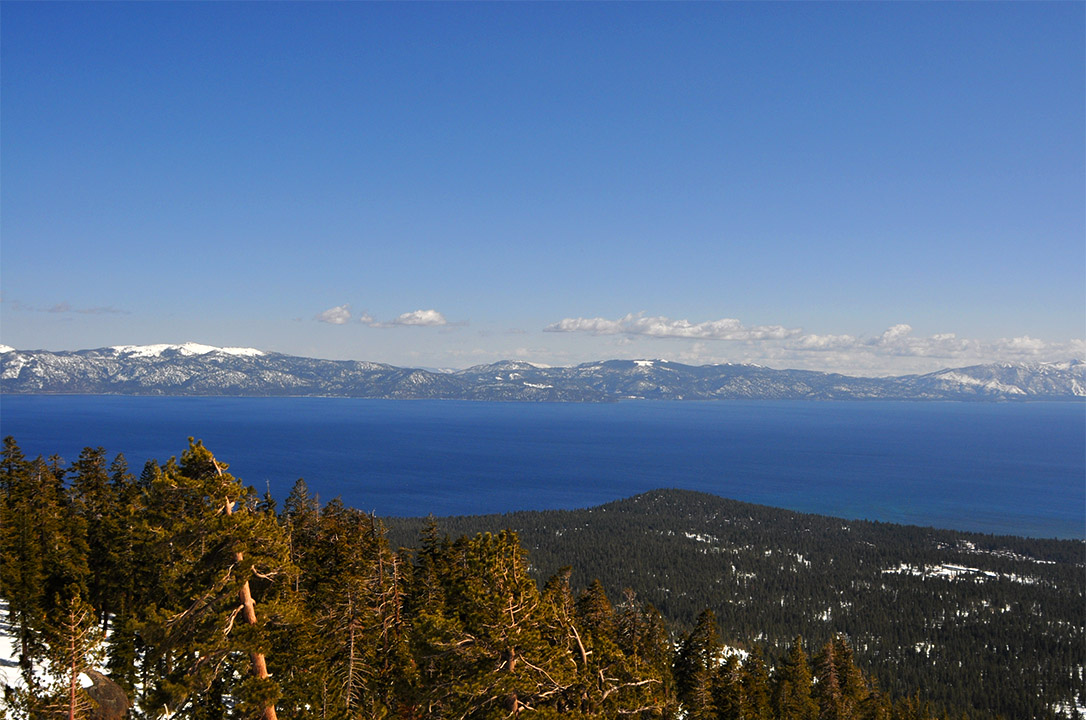
//> input picture python/data/mountain_left.png, 1086 x 720 px
$ ./stitch_panorama   (built with g++ and OpenCV 4)
//> lines starting //> are read from the running program, lines starting //| are printed output that depends on the picture
#include <opencv2/opencv.hpp>
#include <opencv2/stitching.hpp>
#include <iostream>
#include <vector>

using namespace cv;
using namespace std;

int main() {
    // Load the images
    Mat img_left = imread("mountain_left.png");
//> img_left is the input picture: 720 rows x 1086 cols, CV_8UC3; mean B, G, R 136.9, 107.8, 86.4
    Mat img_center = imread("mountain_center.png");
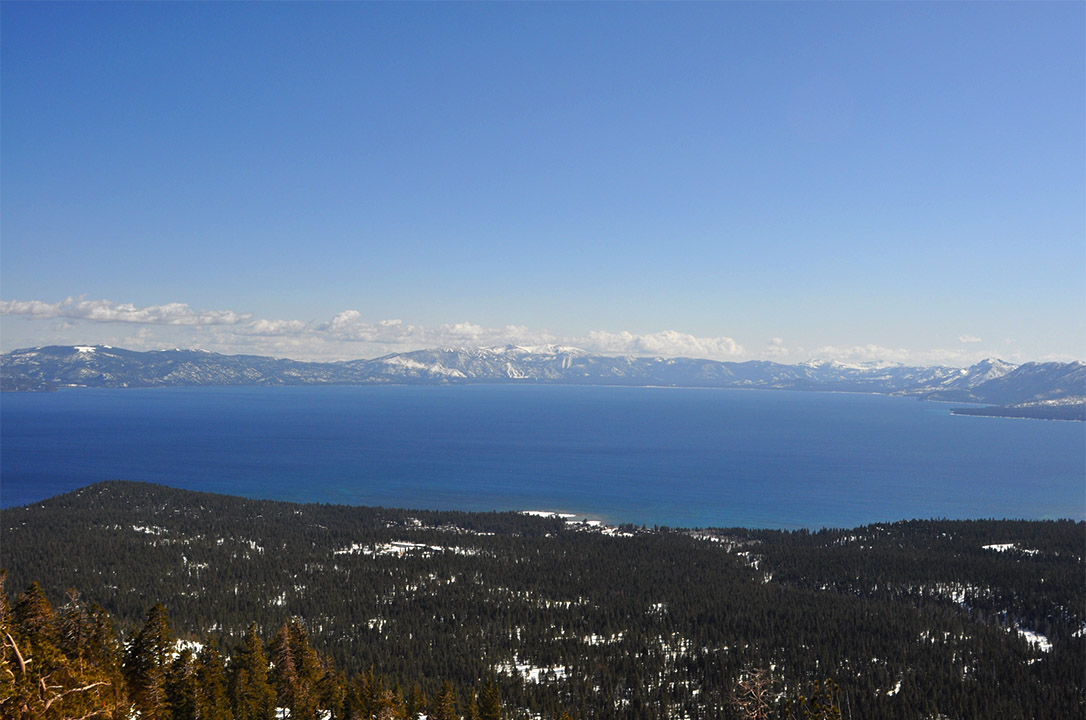
//> input picture python/data/mountain_center.png, 1086 x 720 px
//> img_center is the input picture: 720 rows x 1086 cols, CV_8UC3; mean B, G, R 149.1, 118.4, 95.3
    Mat img_right = imread("mountain_right.png");
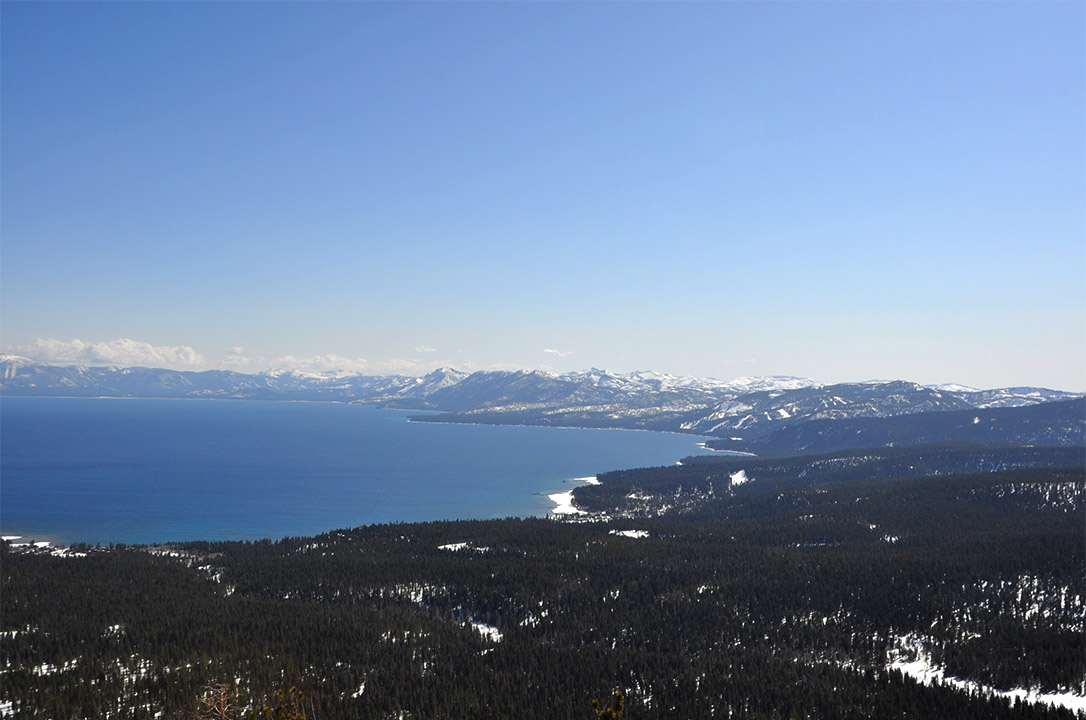
//> input picture python/data/mountain_right.png, 1086 x 720 px
//> img_right is the input picture: 720 rows x 1086 cols, CV_8UC3; mean B, G, R 161.3, 131.2, 109.4

    if (img_left.empty() || img_center.empty() || img_right.empty()) {
        cerr << "Could not open one of the input images!" << endl;
        return -1;
    }

    // Store the images in a vector in left-to-right order
    vector<Mat> images = { img_left, img_center, img_right };

    // Create a Stitcher instance
    Ptr<Stitcher> stitcher = Stitcher::create(Stitcher::PANORAMA);

    // Output panorama image
    Mat panorama;

    // Stitch the images
    Stitcher::Status status = stitcher->stitch(images, panorama);
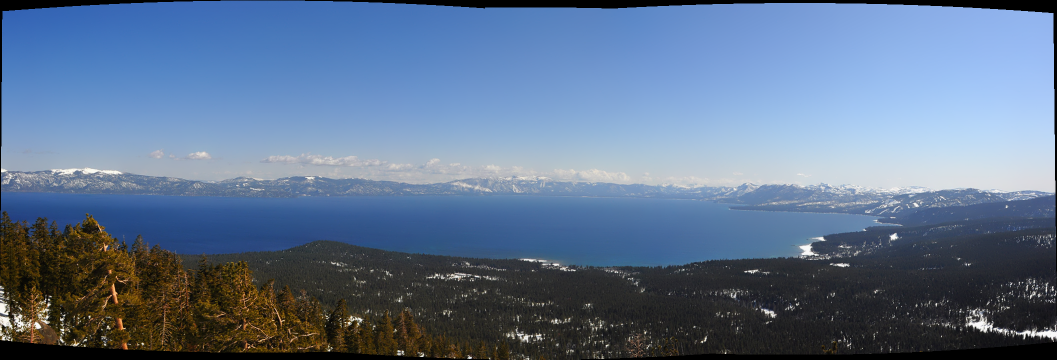
//> panorama: 719 rows x 2114 cols, CV_8UC3 (shown at 1/2 size); mean B, G, R 142.7, 115.2, 94.7

    if (status != Stitcher::OK) {
        cerr << "Error during stitching, error code: " << int(status) << endl;
        return -1;
    }

    // Save the result
    imwrite("stitched_img.png", panorama);
    cout << "Panorama saved as stitched_img.png" << endl;

    // Optionally show the result
    imshow("Panorama", panorama);
    waitKey(0);

    return 0;
}
